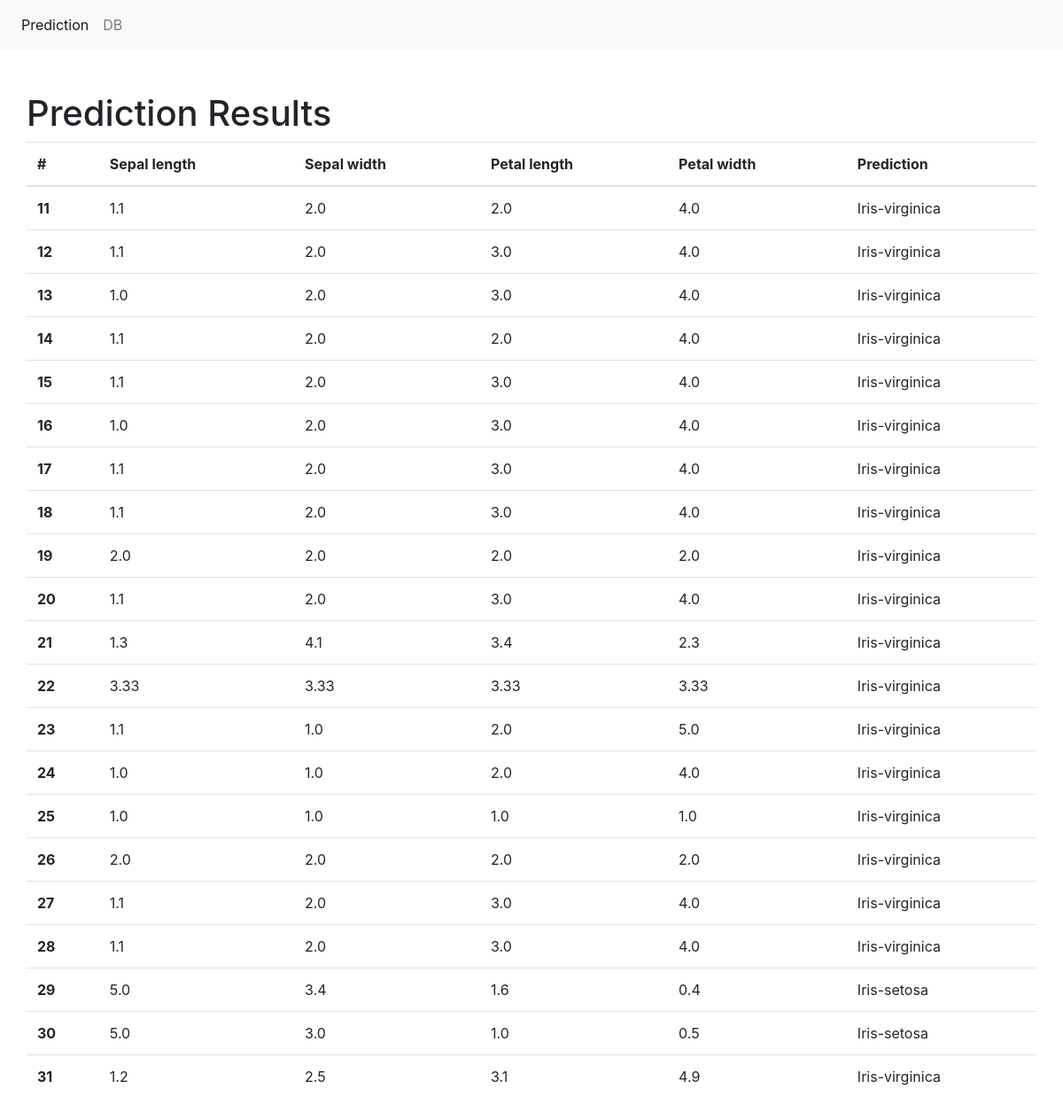
/results/, run on an earlier commit of the app's database.
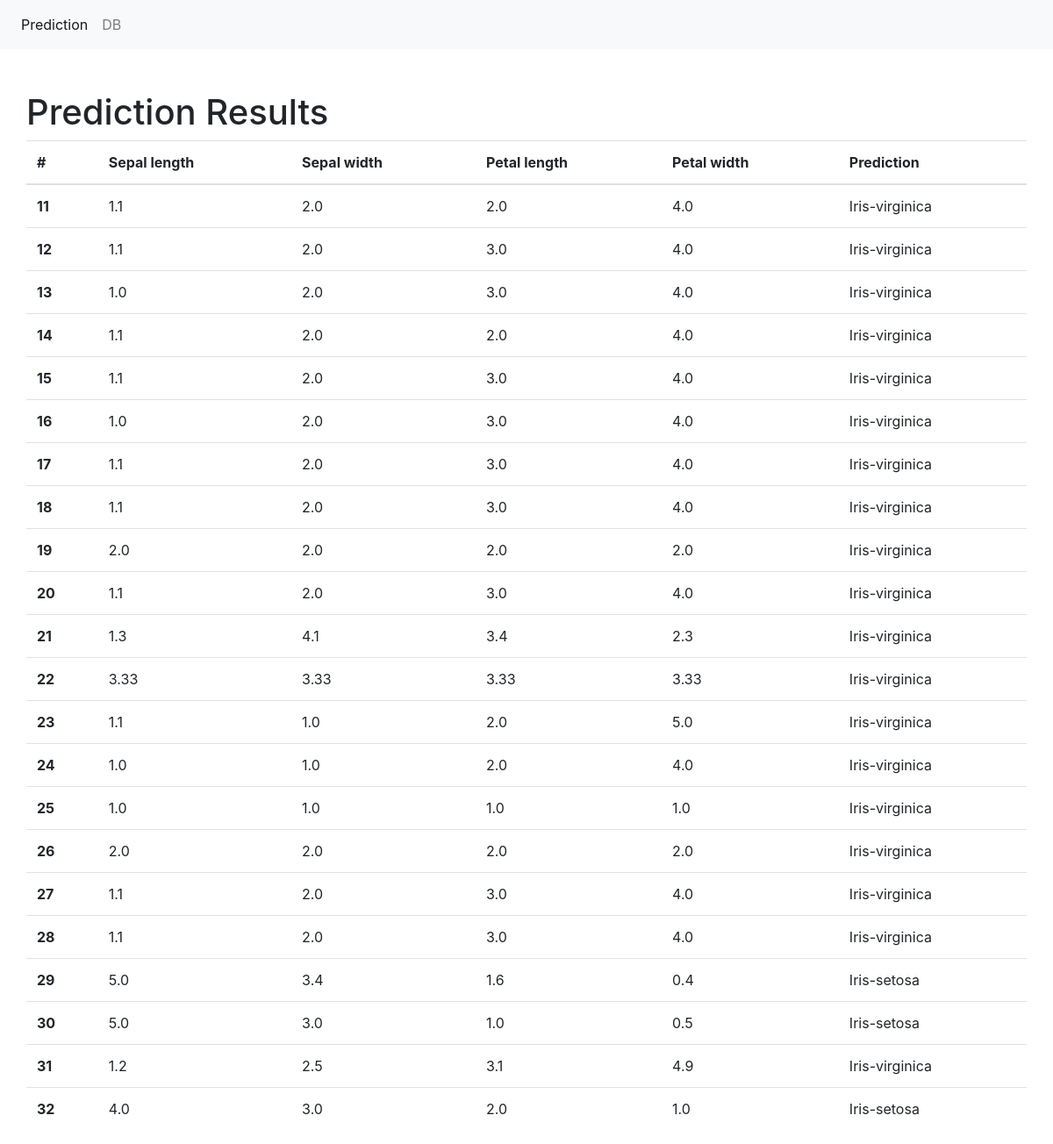
And on a later commit of the database.
### predict/models.py (models this page shows, shortened)
class PredResults(models.Model):
    sepal_length = models.FloatField()
    sepal_width = models.FloatField()
    petal_length = models.FloatField()
    petal_width = models.FloatField()
    classification = models.CharField(max_length=30)

### predict/views.py (the view)
# urls.py: path('results/', views.view_results, name='results'),
def view_results(request):
    data = {"dataset": PredResults.objects.all()}
    return render(request, "results.html", data)

### templates/results.html
{% extends "base.html" %}
{% block main %}
    <div class="container pt-5">
        <div class="row">
        <h1>Prediction Results</h1>
            <table class="table">
                <thead>
                <tr>
                <th scope="col">#</th>
                <th scope="col">Sepal length</th>
                <th scope="col">Sepal width</th>
                <th scope="col">Petal length</th>
                <th scope="col">Petal width</th>
                <th scope="col">Prediction</th>
                </tr>
                </thead>
                <tbody>
                {% for data in dataset %}
                    <tr>
                    <th scope="row">{{ data.id }}</th>
                    <td>{{ data.sepal_length }}</td>
                    <td>{{ data.sepal_width }}</td>
                    <td>{{ data.petal_length }}</td>
                    <td>{{ data.petal_width }}</td>
                    <td>{{ data.classification }}</td>
                    </tr>
                {% endfor %}
                </tbody>
            </table>
        </div>
    </div>
{% endblock %}

What changed in the data, as far as the page shows it:
added PredResults: id "32", sepal_length "4.0", sepal_width "3.0", petal_length "2.0", petal_width "1.0", classification "Iris-setosa"
